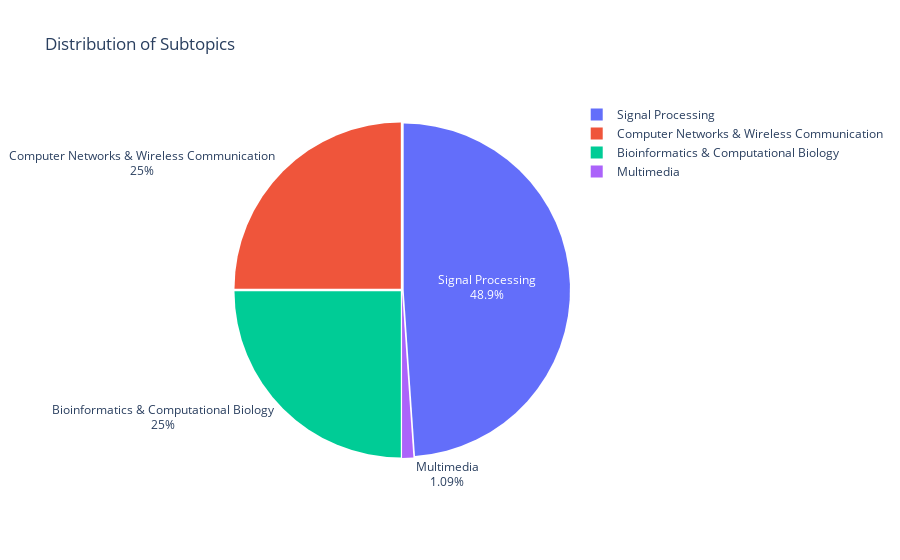

This figure's notebook cell:
### Code cell
import plotly.express as px

subtopic_counts = df['subtopic'].value_counts()
fig_pie = px.pie(subtopic_counts, values=subtopic_counts.values, names=subtopic_counts.index, title='Distribution of Subtopics')
fig_pie.update_traces(textinfo='percent+label', pull=[0.01 for _ in subtopic_counts.index])  # Slightly pull each section for better visualization

### Figure 1 — Plotly figure (JSON) as saved in the notebook; plotly's stock layout.template omitted (floating-point values rounded to 4 significant figures)
{"data": [{"domain": {"x": [0, 1], "y": [0, 1]}, "hovertemplate": "subtopic=%{label}<br>value=%{value}<extra></extra>", "labels": ["Signal Processing", "Computer Networks & Wireless Communication", "Bioinformatics & Computational Biology", "Multimedia"], "legendgroup": "", "name": "", "pull": [0.01, 0.01, 0.01, 0.01], "showlegend": true, "textinfo": "percent+label", "type": "pie", "values": [45, 23, 23, 1]}], "layout": {"legend": {"tracegroupgap": 0}, "title": {"text": "Distribution of Subtopics"}}}
